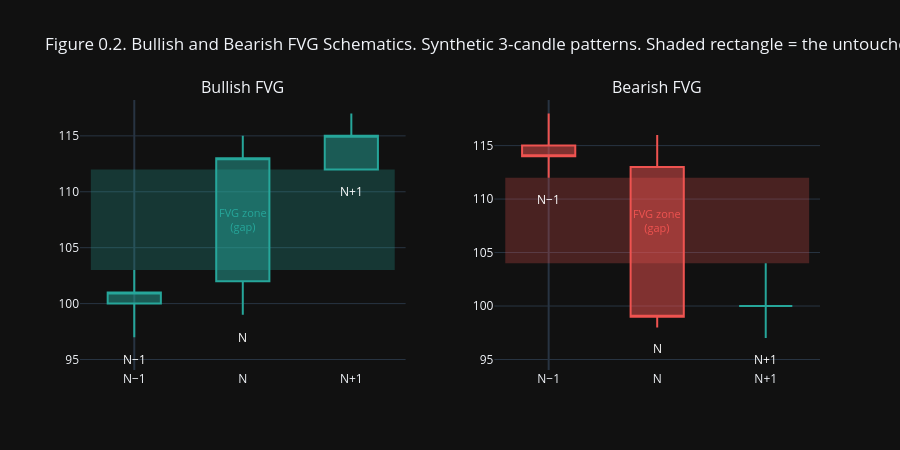

Notebook code for this chart:
### Markdown cell above
### 0.3 What Is a Fair Value Gap (FVG)?

Think of a queue at a ticket counter. Under normal conditions everyone gets served in turn and no gap forms. When a very large group pushes through all at once, they skip several spots and leave a gap the queue tries to fill later. An FVG works the same way: a strong impulse candle moves so fast it skips a price range entirely, leaving an area where no normal two-sided trading occurred.

The FVG is a three-candle pattern:

- **Candle N-1** is the setup bar before the impulse.
- **Candle N** is the impulse itself (the large body that creates the gap).
- **Candle N+1** is the confirmation bar. Its range does not overlap candle N-1's range.

Bullish FVG (gap left on the way up): candle N+1's *low* sits above candle N-1's *high*. The untouched price zone between those two extremes is the gap. Price often returns to fill it, so SMC traders treat it as a buy-bias zone.

Bearish FVG (gap left on the way down): candle N+1's *high* sits below candle N-1's *low*. The untouched zone is again the gap, and traders treat it as a sell-bias zone.

**Mathematical conditions:**

$$\text{Bullish FVG:} \quad \text{high}_{N-1} < \text{low}_{N+1}$$

$$\text{Bearish FVG:} \quad \text{low}_{N-1} > \text{high}_{N+1}$$

Geometrically the pattern is complete at index N+1. This project, however, trains on the `ValidFVGLabeller`, which adds a reaction-candle requirement and places the label at **N+2** (the bar where price returns to the gap and reacts). N+1 is the earliest theoretically knowable bar; N+2 is the earliest *tradable* bar. Figure 0.2 below shows the raw 3-candle geometry; Section 3.2 details the full 6-criteria validated label.

### Code cell
from plotly.subplots import make_subplots
import plotly.graph_objects as go

# ── Synthetic FVG schematics ────────────────────────────────────────────
# Bullish FVG: N-1 is bearish/flat, N is strong green impulse, N+1 is green
# Gap = space between high[N-1] and low[N+1]
bull = dict(
    opens  = [100, 102, 112],
    highs  = [103, 115, 117],
    lows   = [ 97,  99, 112],
    closes = [101, 113, 115],
)
# Bearish FVG: N-1 is bullish/flat, N is strong red impulse, N+1 is red
# Gap = space between low[N-1] and high[N+1]
bear = dict(
    opens  = [115, 113, 100],
    highs  = [118, 116, 104],
    lows   = [112,  98,  97],
    closes = [114,  99, 100],
)

fig = make_subplots(
    rows=1, cols=2,
    subplot_titles=['Bullish FVG', 'Bearish FVG'],
    horizontal_spacing=0.12
)

labels = ['N−1', 'N', 'N+1']

for col, data, gap_color, gap_lo, gap_hi in [
    (1, bull, 'rgba(38,166,154,0.25)', bull['highs'][0], bull['lows'][2]),
    (2, bear, 'rgba(239,83,80,0.25)',  bear['highs'][2], bear['lows'][0]),
]:
    fig.add_trace(
        go.Candlestick(
            x=list(range(3)),
            open=data['opens'], high=data['highs'],
            low=data['lows'],   close=data['closes'],
            increasing_line_color='#26a69a',
            decreasing_line_color='#ef5350',
            showlegend=False,
        ), row=1, col=col
    )
    # Gap rectangle
    xref = 'x' if col == 1 else 'x2'
    yref = 'y' if col == 1 else 'y2'
    fig.add_shape(
        type='rect',
        x0=-0.4, x1=2.4,
        y0=gap_lo, y1=gap_hi,
        fillcolor=gap_color,
        line=dict(width=0),
        xref=xref, yref=yref
    )
    # Candle labels
    for i, lbl in enumerate(labels):
        fig.add_annotation(
            x=i, y=data['lows'][i] - 2,
            text=lbl, showarrow=False,
            font=dict(size=12, color='white'),
            xref=xref, yref=yref
        )

# Gap labels
fig.add_annotation(
    x=1, y=(bull['highs'][0] + bull['lows'][2]) / 2,
    text='FVG zone<br>(gap)', showarrow=False,
    font=dict(size=11, color='#26a69a'),
    xref='x', yref='y'
)
fig.add_annotation(
    x=1, y=(bear['highs'][2] + bear['lows'][0]) / 2,
    text='FVG zone<br>(gap)', showarrow=False,
    font=dict(size=11, color='#ef5350'),
    xref='x2', yref='y2'
)

fig.update_layout(
    title=(
        'Figure 0.2. Bullish and Bearish FVG Schematics.\n'
        'Synthetic 3-candle patterns. Shaded rectangle = the untouched price zone (the gap).'
    ),
    height=450, template='plotly_dark',
    xaxis_rangeslider_visible=False,
    xaxis2_rangeslider_visible=False,
    xaxis=dict(tickmode='array', tickvals=[0,1,2], ticktext=labels, showgrid=False),
    xaxis2=dict(tickmode='array', tickvals=[0,1,2], ticktext=labels, showgrid=False),
)
fig.show()

### Figure 1 — Plotly figure (JSON) as saved in the notebook; plotly's stock layout.template omitted (floating-point values rounded to 4 significant figures)
{"data": [{"close": [101, 113, 115], "decreasing": {"line": {"color": "#ef5350"}}, "high": [103, 115, 117], "increasing": {"line": {"color": "#26a69a"}}, "low": [97, 99, 112], "open": [100, 102, 112], "showlegend": false, "type": "candlestick", "x": [0, 1, 2], "xaxis": "x", "yaxis": "y"}, {"close": [114, 99, 100], "decreasing": {"line": {"color": "#ef5350"}}, "high": [118, 116, 104], "increasing": {"line": {"color": "#26a69a"}}, "low": [112, 98, 97], "open": [115, 113, 100], "showlegend": false, "type": "candlestick", "x": [0, 1, 2], "xaxis": "x2", "yaxis": "y2"}], "layout": {"annotations": [{"font": {"size": 16}, "showarrow": false, "text": "Bullish FVG", "x": 0.22, "xanchor": "center", "xref": "paper", "y": 1, "yanchor": "bottom", "yref": "paper"}, {"font": {"size": 16}, "showarrow": false, "text": "Bearish FVG", "x": 0.78, "xanchor": "center", "xref": "paper", "y": 1, "yanchor": "bottom", "yref": "paper"}, {"font": {"color": "white", "size": 12}, "showarrow": false, "text": "N−1", "x": 0, "xref": "x", "y": 95, "yref": "y"}, {"font": {"color": "white", "size": 12}, "showarrow": false, "text": "N", "x": 1, "xref": "x", "y": 97, "yref": "y"}, {"font": {"color": "white", "size": 12}, "showarrow": false, "text": "N+1", "x": 2, "xref": "x", "y": 110, "yref": "y"}, {"font": {"color": "white", "size": 12}, "showarrow": false, "text": "N−1", "x": 0, "xref": "x2", "y": 110, "yref": "y2"}, {"font": {"color": "white", "size": 12}, "showarrow": false, "text": "N", "x": 1, "xref": "x2", "y": 96, "yref": "y2"}, {"font": {"color": "white", "size": 12}, "showarrow": false, "text": "N+1", "x": 2, "xref": "x2", "y": 95, "yref": "y2"}, {"font": {"color": "#26a69a", "size": 11}, "showarrow": false, "text": "FVG zone<br>(gap)", "x": 1, "xref": "x", "y": 107.5, "yref": "y"}, {"font": {"color": "#ef5350", "size": 11}, "showarrow": false, "text": "FVG zone<br>(gap)", "x": 1, "xref": "x2", "y": 108, "yref": "y2"}], "height": 450, "shapes": [{"fillcolor": "rgba(38,166,154,0.25)", "line": {"width": 0}, "type": "rect", "x0": -0.4, "x1": 2.4, "xref": "x", "y0": 103, "y1": 112, "yref": "y"}, {"fillcolor": "rgba(239,83,80,0.25)", "line": {"width": 0}, "type": "rect", "x0": -0.4, "x1": 2.4, "xref": "x2", "y0": 104, "y1": 112, "yref": "y2"}], "title": {"text": "Figure 0.2. Bullish and Bearish FVG Schematics.\nSynthetic 3-candle patterns. Shaded rectangle = the untouched price zone (the gap)."}, "xaxis": {"anchor": "y", "domain": [0, 0.44], "rangeslider": {"visible": false}, "showgrid": false, "tickmode": "array", "ticktext": ["N−1", "N", "N+1"], "tickvals": [0, 1, 2]}, "xaxis2": {"anchor": "y2", "domain": [0.56, 1], "rangeslider": {"visible": false}, "showgrid": false, "tickmode": "array", "ticktext": ["N−1", "N", "N+1"], "tickvals": [0, 1, 2]}, "yaxis": {"anchor": "x", "domain": [0, 1]}, "yaxis2": {"anchor": "x2", "domain": [0, 1]}}}
